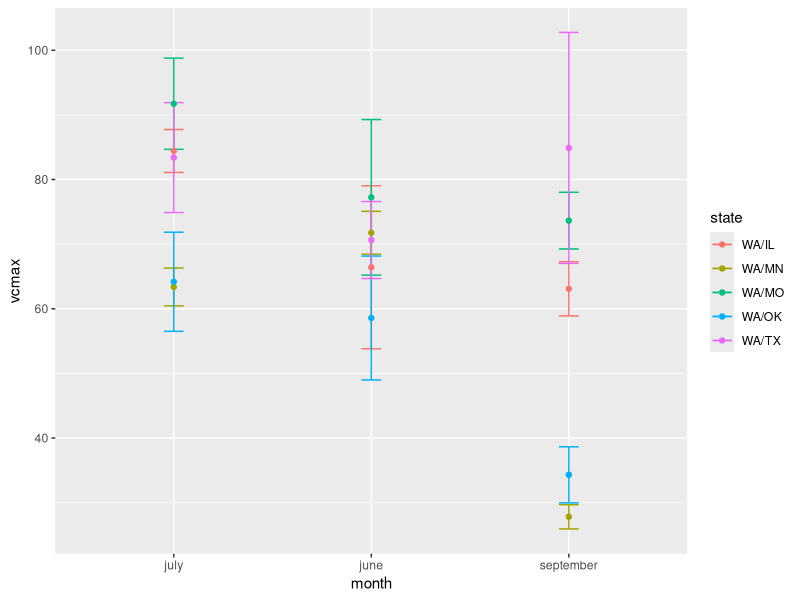
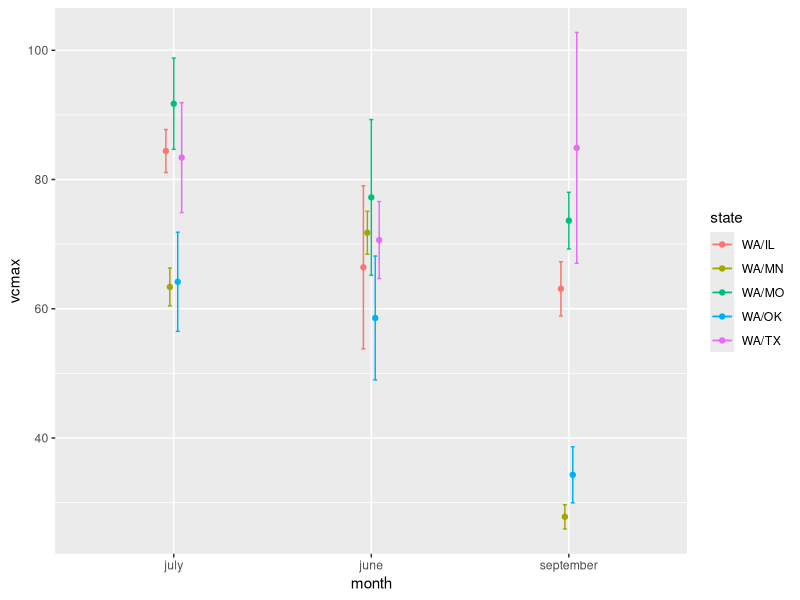
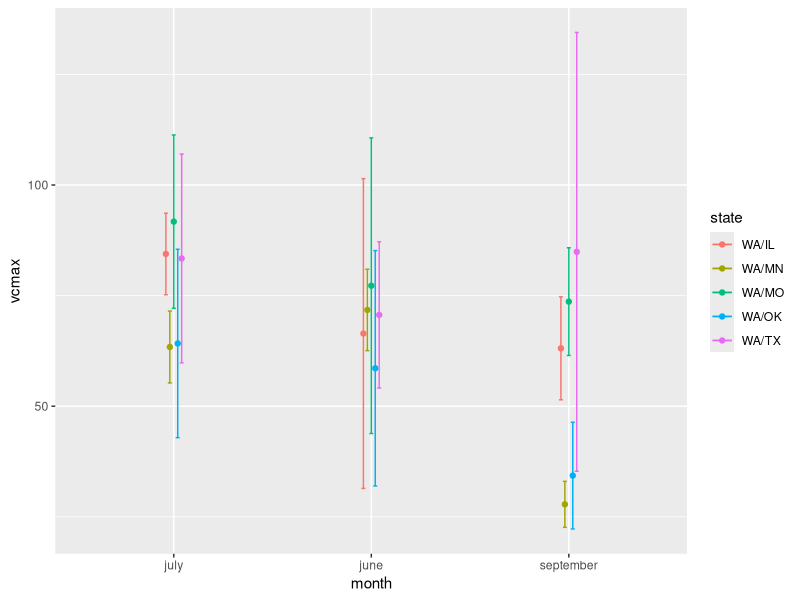
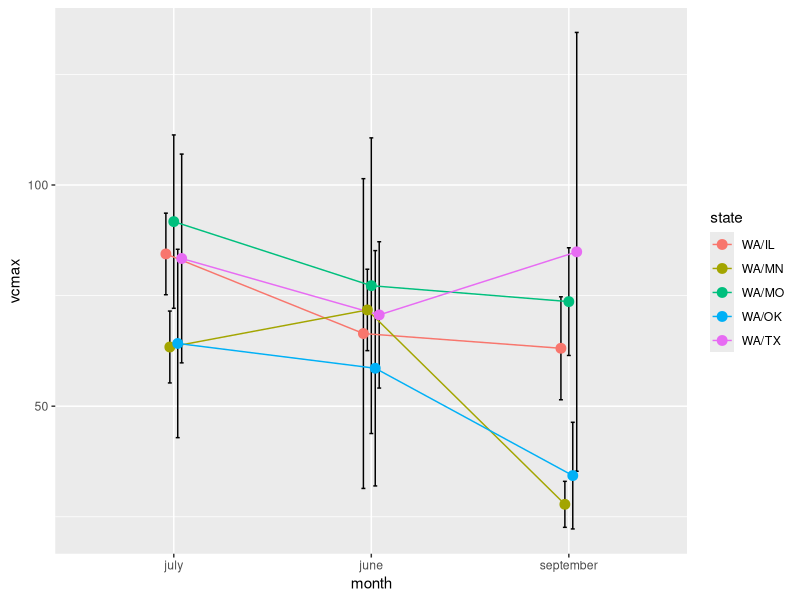
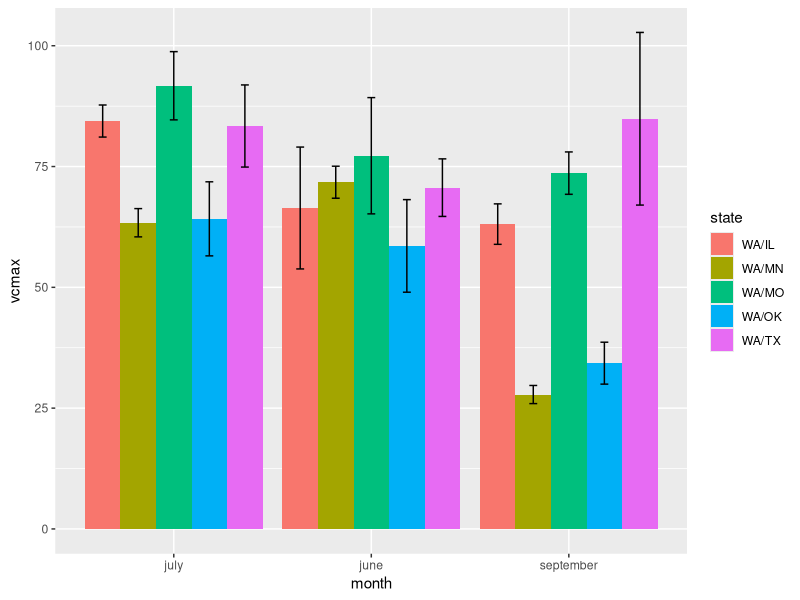
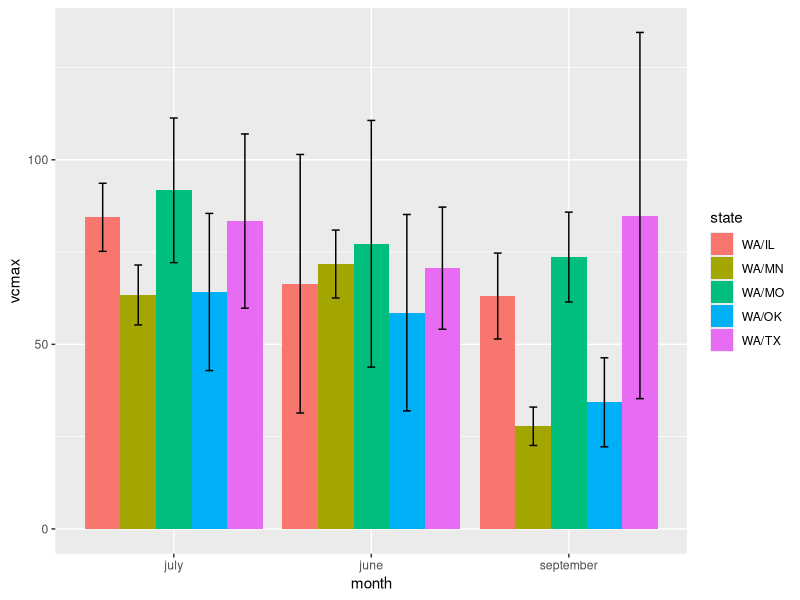

Generate these figures, in order, with R:
setwd("C:/Users/ianshiach/Desktop/Grad School/Thesis/Processing/R/Processing")
aci <- read.table (file="2013_2014_photosynthesis_master.csv", sep=",", header=TRUE)

#purpose
#author

#libraries
library(ggplot2)

#subset 2014
aci2014 <- subset(aci, year == 2014)
  
#tapply to get averages
#test commit


tapply(aci2014$vcmax, aci2014$genotype, mean)

#summary stats
#trying to follow http://www.cookbook-r.com/Graphs/Plotting_means_and_error_bars_(ggplot2)/

summarySE <- function(data=NULL, measurevar, groupvars=NULL, na.rm=FALSE,
                      conf.interval=.95, .drop=TRUE) {
  library(plyr)
  
  # New version of length which can handle NA's: if na.rm==T, don't count them
  length2 <- function (x, na.rm=FALSE) {
    if (na.rm) sum(!is.na(x))
    else       length(x)
  }
  
  # This does the summary. For each group's data frame, return a vector with
  # N, mean, and sd
  datac <- ddply(data, groupvars, .drop=.drop,
                 .fun = function(xx, col) {
                   c(N    = length2(xx[[col]], na.rm=na.rm),
                     mean = mean   (xx[[col]], na.rm=na.rm),
                     sd   = sd     (xx[[col]], na.rm=na.rm)
                   )
                 },
                 measurevar
  )
  
  # Rename the "mean" column    
  datac <- rename(datac, c("mean" = measurevar))
  
  datac$se <- datac$sd / sqrt(datac$N)  # Calculate standard error of the mean
  
  # Confidence interval multiplier for standard error
  # Calculate t-statistic for confidence interval: 
  # e.g., if conf.interval is .95, use .975 (above/below), and use df=N-1
  ciMult <- qt(conf.interval/2 + .5, datac$N-1)
  datac$ci <- datac$se * ciMult
  
  return(datac)
}

summary <- summarySE(aci2014, measurevar="vcmax", groupvars=c("state","month"))
summary


#plot means



# Standard error of the mean
ggplot(summary, aes(x=month, y=vcmax, colour=state)) + 
  geom_errorbar(aes(ymin=vcmax-se, ymax=vcmax+se), width=.1) +
  geom_line() +
  geom_point()


# The errorbars overlapped, so use position_dodge to move them horizontally
pd <- position_dodge(0.1) # move them .05 to the left and right

ggplot(summary, aes(x=month, y=vcmax, colour=state)) + 
  geom_errorbar(aes(ymin=vcmax-se, ymax=vcmax+se), width=.1, position=pd) +
  geom_line(position=pd) +
  geom_point(position=pd)


# Use 95% confidence interval instead of SEM
ggplot(summary, aes(x=month, y=vcmax, colour=state)) + 
  geom_errorbar(aes(ymin=vcmax-ci, ymax=vcmax+ci), width=.1, position=pd) +
  geom_line(position=pd) +
  geom_point(position=pd)

# Black error bars - notice the mapping of 'group=state' -- without it, the error
# bars won't be dodged!
ggplot(summary, aes(x=month, y=vcmax, colour=state, group=state)) + 
  geom_errorbar(aes(ymin=vcmax-ci, ymax=vcmax+ci), colour="black", width=.1, position=pd) +
  geom_line(position=pd) +
  geom_point(position=pd, size=3)


# Use month as a factor rather than numeric
summary2 <- summary
summary2$month <- factor(summary2$month)

# Error bars represent standard error of the mean
ggplot(summary2, aes(x=month, y=vcmax, fill=state)) + 
  geom_bar(position=position_dodge(), stat="identity") +
  geom_errorbar(aes(ymin=vcmax-se, ymax=vcmax+se),
                width=.2,                    # Width of the error bars
                position=position_dodge(.9))


# Use 95% confidence intervals instead of SEM
ggplot(summary2, aes(x=month, y=vcmax, fill=state)) + 
  geom_bar(position=position_dodge(), stat="identity") +
  geom_errorbar(aes(ymin=vcmax-ci, ymax=vcmax+ci),
                width=.2,                    # Width of the error bars
                position=position_dodge(.9))
